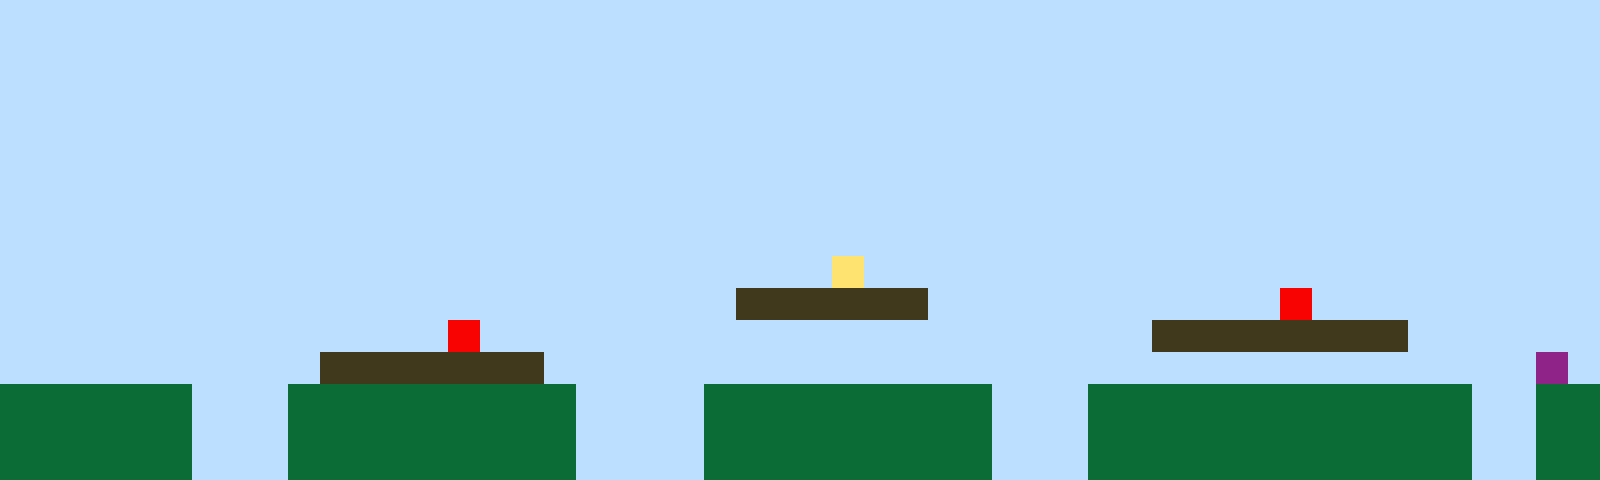

This game map was drawn from its Tiled (.tmx) file and the tilesets committed beside it. A one-line description and the full map source follow:
An orthogonal 50x15 tile map with 32x32 px tiles, 1 tile layer (Tile Layer 1).

<map version="1.10" tiledversion="1.11.2" orientation="orthogonal" renderorder="right-up" width="50" height="15" tilewidth="32" tileheight="32" infinite="0" nextlayerid="2" nextobjectid="1"><editorsettings><export target="map1.csv" format="csv" /></editorsettings><tileset firstgid="1" name="sprites" tilewidth="32" tileheight="32" tilecount="6" columns="3"><image source="sprites.png" width="96" height="64" /></tileset><layer id="1" name="Tile Layer 1" width="50" height="15"><data encoding="csv">1,1,1,1,1,1,1,1,1,1,1,1,1,1,1,1,1,1,1,1,1,1,1,1,1,1,1,1,1,1,1,1,1,1,1,1,1,1,1,1,1,1,1,1,1,1,1,1,1,1,1,1,1,1,1,1,1,1,1,1,1,1,1,1,1,1,1,1,1,1,1,1,1,1,1,1,1,1,1,1,1,1,1,1,1,1,1,1,1,1,1,1,1,1,1,1,1,1,1,1,1,1,1,1,1,1,1,1,1,1,1,1,1,1,1,1,1,1,1,1,1,1,1,1,1,1,1,1,1,1,1,1,1,1,1,1,1,1,1,1,1,1,1,1,1,1,1,1,1,1,1,1,1,1,1,1,1,1,1,1,1,1,1,1,1,1,1,1,1,1,1,1,1,1,1,1,1,1,1,1,1,1,1,1,1,1,1,1,1,1,1,1,1,1,1,1,1,1,1,1,1,1,1,1,1,1,1,1,1,1,1,1,1,1,1,1,1,1,1,1,1,1,1,1,1,1,1,1,1,1,1,1,1,1,1,1,1,1,1,1,1,1,1,1,1,1,1,1,1,1,1,1,1,1,1,1,1,1,1,1,1,1,1,1,1,1,1,1,1,1,1,1,1,1,1,1,1,1,1,1,1,1,1,1,1,1,1,1,1,1,1,1,1,1,1,1,1,1,1,1,1,1,1,1,1,1,1,1,1,1,1,1,1,1,1,1,1,1,1,1,1,1,1,1,1,1,1,1,1,1,1,1,1,1,1,1,1,1,1,1,1,1,1,1,1,1,1,1,1,1,1,1,1,1,1,1,1,1,1,1,1,1,1,1,1,1,1,1,1,1,1,1,1,1,1,1,1,1,1,1,1,1,1,1,1,1,1,1,1,1,1,1,1,1,1,1,1,1,1,1,1,1,1,1,1,1,1,1,1,1,1,1,1,1,1,1,1,1,1,1,1,1,1,1,1,1,4,1,1,1,1,1,1,1,1,1,1,1,1,1,1,1,1,1,1,1,1,1,1,1,1,1,1,1,1,1,1,1,1,1,1,1,1,1,1,1,1,1,1,1,1,1,1,3,3,3,3,3,3,1,1,1,1,1,1,1,1,1,1,1,5,1,1,1,1,1,1,1,1,1,1,1,1,1,1,1,1,1,1,1,1,1,1,1,5,1,1,1,1,1,1,1,1,1,1,1,1,1,1,1,1,1,1,1,1,1,3,3,3,3,3,3,3,3,1,1,1,1,1,1,1,1,1,1,1,1,1,1,1,1,3,3,3,3,3,3,3,1,1,1,1,1,1,1,1,1,1,1,1,1,1,1,1,1,1,1,1,1,1,1,1,1,1,1,1,1,1,1,6,1,2,2,2,2,2,2,1,1,1,2,2,2,2,2,2,2,2,2,1,1,1,1,2,2,2,2,2,2,2,2,2,1,1,1,2,2,2,2,2,2,2,2,2,2,2,2,1,1,2,2,2,2,2,2,2,2,1,1,1,2,2,2,2,2,2,2,2,2,1,1,1,1,2,2,2,2,2,2,2,2,2,1,1,1,2,2,2,2,2,2,2,2,2,2,2,2,1,1,2,2,2,2,2,2,2,2,1,1,1,2,2,2,2,2,2,2,2,2,1,1,1,1,2,2,2,2,2,2,2,2,2,1,1,1,2,2,2,2,2,2,2,2,2,2,2,2,1,1,2,2</data></layer></map>
